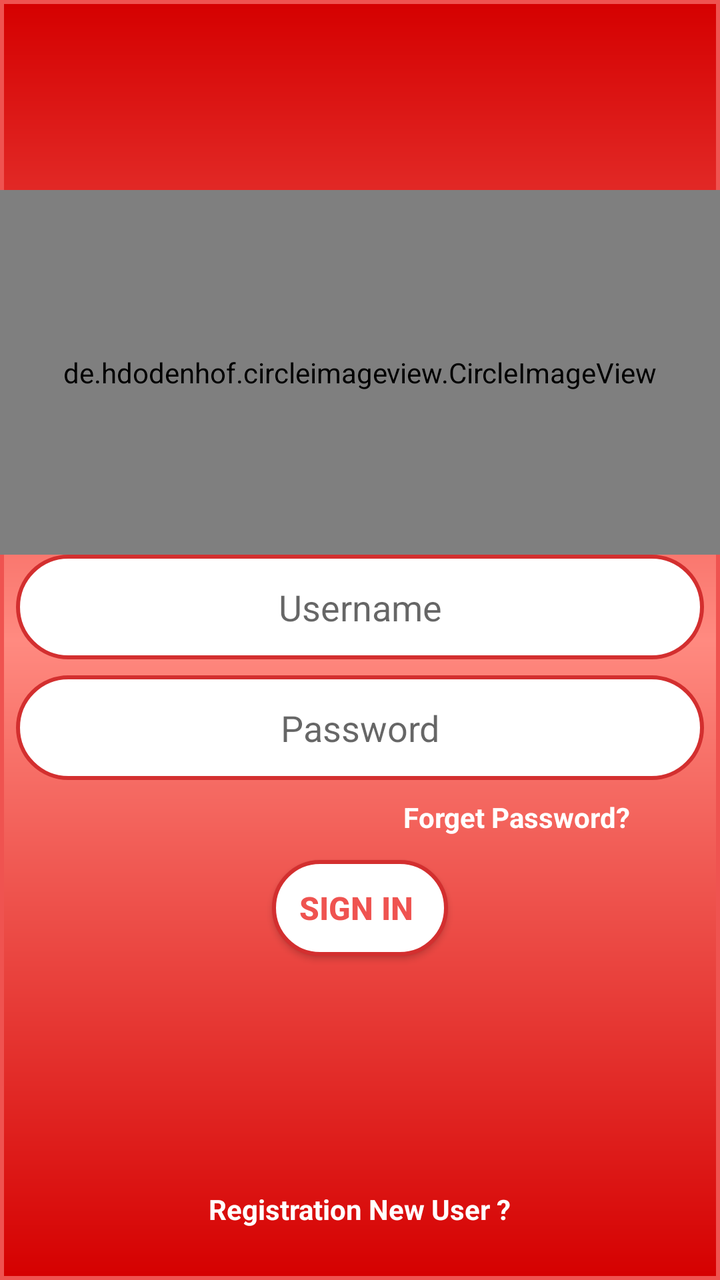
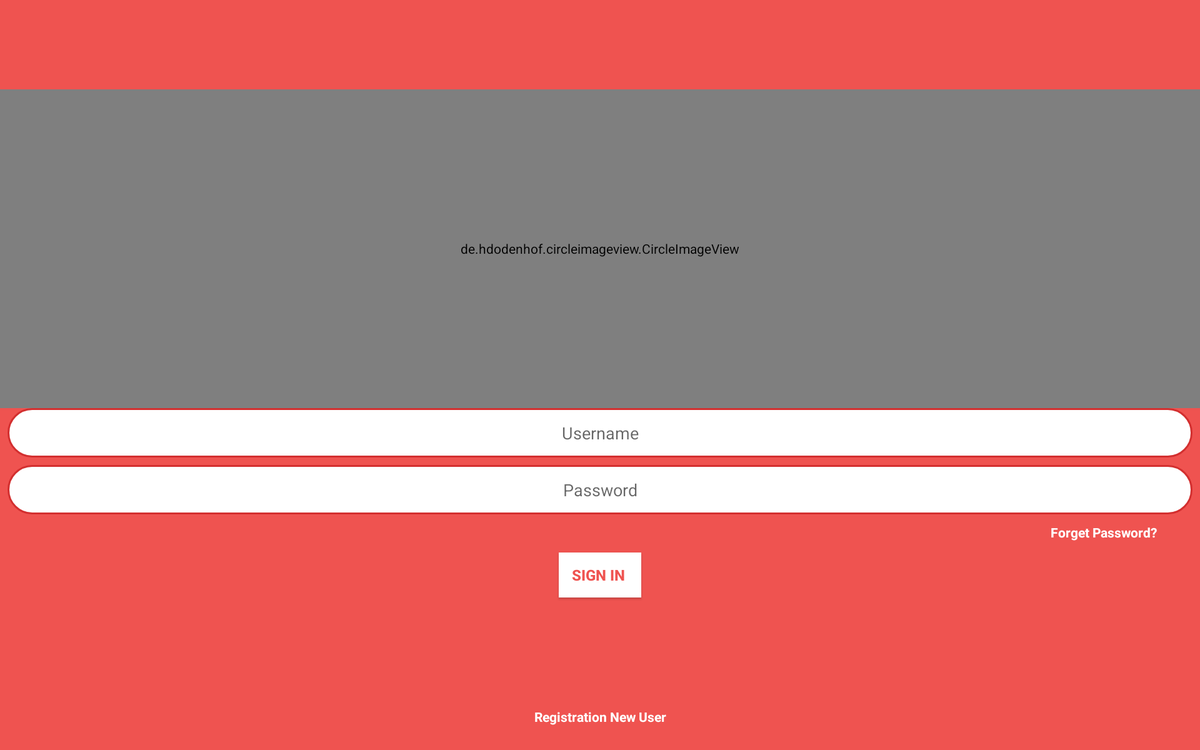

First picture: res/layout/ on a phone held upright. Second picture: the repository's own variant of that layout, on a device whose configuration matches the variant's folder. Source for both follows.
<!-- AndroidManifest.xml: application theme AppTheme -->
<!-- res/layout/activity_loginpage.xml -->
<?xml version="1.0" encoding="utf-8"?>
<android.support.constraint.ConstraintLayout xmlns:android="http://schemas.android.com/apk/res/android"
    xmlns:app="http://schemas.android.com/apk/res-auto"
    xmlns:tools="http://schemas.android.com/tools"
    android:layout_width="match_parent"
    android:layout_height="match_parent"
    android:background="@drawable/screen_color"
    tools:layout_editor_absoluteY="25dp"


    >

    <de.hdodenhof.circleimageview.CircleImageView
        android:id="@+id/imageview"
        android:layout_width="0dp"
        android:layout_height="0dp"
        android:layout_marginTop="95dp"
        android:src="@drawable/blood_500"
        app:layout_constraintBottom_toTopOf="@+id/ed_username"
        app:layout_constraintHorizontal_bias="0.0"
        app:layout_constraintLeft_toLeftOf="parent"
        app:layout_constraintRight_toRightOf="parent"
        app:layout_constraintTop_toTopOf="parent" />

    <EditText
        android:id="@+id/ed_username"
        android:layout_width="0dp"
        android:layout_height="wrap_content"
        android:layout_marginBottom="8dp"
        android:layout_marginEnd="8dp"
        android:layout_marginStart="8dp"
        android:background="@drawable/edit_background"
        android:gravity="center"
        android:hint="Username"
        android:inputType="textEmailAddress"
        android:padding="14dp"
        app:layout_constraintBottom_toTopOf="@+id/ed_password"
        app:layout_constraintEnd_toEndOf="parent"
        app:layout_constraintStart_toStartOf="parent"
        app:layout_constraintTop_toBottomOf="@+id/imageview" />

    <EditText
        android:id="@+id/ed_password"
        android:layout_width="0dp"
        android:layout_height="wrap_content"
        android:layout_marginBottom="9dp"
        android:layout_marginEnd="8dp"
        android:layout_marginStart="8dp"
        android:background="@drawable/edit_background"
        android:gravity="center"
        android:hint="Password"
        android:inputType="textPassword"
        android:padding="14dp"
        app:layout_constraintBottom_toTopOf="@+id/tv_forget"
        app:layout_constraintEnd_toEndOf="parent"
        app:layout_constraintStart_toStartOf="parent"
        app:layout_constraintTop_toBottomOf="@+id/ed_username" />

    <TextView
        android:id="@+id/tv_forget"
        android:layout_width="wrap_content"
        android:layout_height="wrap_content"
        android:layout_marginBottom="12dp"
        android:layout_marginEnd="37dp"
        android:text="Forget Password?"
        android:textColor="@color/white"
        android:textStyle="bold"
        app:layout_constraintBottom_toTopOf="@+id/bt_signin"
        app:layout_constraintEnd_toEndOf="@+id/ed_password"
        app:layout_constraintTop_toBottomOf="@+id/ed_password"
        android:layout_marginRight="37dp" />

    <Button
        android:id="@+id/bt_signin"
        android:layout_width="wrap_content"
        android:layout_height="wrap_content"
        android:layout_marginBottom="107dp"
        android:background="@drawable/edit_background"
        android:padding="10dp"
        android:text="Sign In "
        android:textColor="@color/red_400"
        android:textSize="16sp"
        android:textStyle="bold"
        app:layout_constraintBottom_toTopOf="@+id/tv_registration"
        app:layout_constraintEnd_toEndOf="parent"
        app:layout_constraintStart_toStartOf="parent"
        app:layout_constraintTop_toBottomOf="@+id/tv_forget" />

    <TextView

        android:id="@+id/tv_registration"
        android:layout_width="wrap_content"
        android:layout_height="wrap_content"
        android:layout_marginBottom="16dp"
        android:padding="10dp"
        android:text="Registration New User ?"
        android:textColor="@color/white"
        android:textSize="14sp"
        android:textStyle="bold"
        app:layout_constraintBottom_toBottomOf="parent"
        app:layout_constraintEnd_toEndOf="parent"
        app:layout_constraintStart_toStartOf="parent"
        app:layout_constraintTop_toBottomOf="@+id/bt_signin" />


</android.support.constraint.ConstraintLayout>
<!-- resources referenced by this layout -->
<resources>
  <color name="red_400">#EF5350</color>
  <color name="white">#ffffff</color>
  <!-- drawable blood_500: png bitmap (drawable-hdpi, 60813 bytes) -->
  <!-- drawable edit_background (drawable) -->
  <?xml version="1.0" encoding="utf-8"?>
  <selector xmlns:android="http://schemas.android.com/apk/res/android">
      <item>
          <shape android:shape="rectangle">
              <corners android:radius="50dp"/>
              <solid android:color="@color/white"/>
              <size android:height="35dp"/>
              <stroke android:color="@color/red_700"
                  android:width="2dp"/>
          </shape>
  
      </item>
  
  </selector>
  <!-- drawable screen_color (drawable) -->
  <?xml version="1.0" encoding="utf-8"?>
  <shape xmlns:android="http://schemas.android.com/apk/res/android"
      android:shape="rectangle">
  
      <solid android:color="@color/red_700"/>
      <stroke android:color="@color/red_400" android:width="2dp"/>
      <gradient android:angle="270"
          android:startColor="#D50000"
          android:endColor="#D50000"
          android:centerColor="#FF8A80"
          android:gradientRadius="@dimen/cardview_compat_inset_shadow"
          android:useLevel="false"
          />
  
  
  </shape>
  <style name="AppTheme" parent="Theme.AppCompat.Light.NoActionBar">
          
          <item name="colorPrimary">@color/red_400</item>
          <item name="colorPrimaryDark">@color/red_700</item>
          <item name="colorAccent">@color/colorAccent</item>
  
      </style>
  <color name="red_700">#D32F2F</color>
  <color name="colorAccent">#D32F2F</color>
</resources>
<!-- res/layout-xlarge/activity_loginpage.xml (the repository's variant of the layout above) -->
<!-- drawn on a large tablet held sideways -->
<?xml version="1.0" encoding="utf-8"?>
<android.support.constraint.ConstraintLayout xmlns:android="http://schemas.android.com/apk/res/android"
    xmlns:app="http://schemas.android.com/apk/res-auto"
    xmlns:tools="http://schemas.android.com/tools"
    android:layout_width="match_parent"
    android:layout_height="match_parent"
    android:background="@color/red_400"
    tools:layout_editor_absoluteY="25dp"


    >

    <de.hdodenhof.circleimageview.CircleImageView
        android:id="@+id/imageview"
        android:layout_width="0dp"
        android:layout_height="0dp"
        android:layout_marginTop="95dp"
        android:src="@mipmap/ic_launcher"
        app:layout_constraintBottom_toTopOf="@+id/editText3"
        app:layout_constraintHorizontal_bias="0.0"
        app:layout_constraintLeft_toLeftOf="parent"
        app:layout_constraintRight_toRightOf="parent"
        app:layout_constraintTop_toTopOf="parent" />

    <EditText
        android:id="@+id/editText3"
        android:layout_width="0dp"
        android:layout_height="wrap_content"
        android:layout_marginBottom="8dp"
        android:layout_marginEnd="8dp"
        android:layout_marginStart="8dp"
        android:background="@drawable/edit_background"
        android:gravity="center"
        android:hint="Username"
        android:inputType="textEmailAddress"
        android:padding="14dp"
        app:layout_constraintBottom_toTopOf="@+id/editText4"
        app:layout_constraintEnd_toEndOf="parent"
        app:layout_constraintStart_toStartOf="parent"
        app:layout_constraintTop_toBottomOf="@+id/imageview" />

    <EditText
        android:id="@+id/editText4"
        android:layout_width="0dp"
        android:layout_height="wrap_content"
        android:layout_marginBottom="9dp"
        android:layout_marginEnd="8dp"
        android:layout_marginStart="8dp"
        android:background="@drawable/edit_background"
        android:gravity="center"
        android:hint="Password"
        android:inputType="textPassword"
        android:padding="14dp"
        app:layout_constraintBottom_toTopOf="@+id/textView3"
        app:layout_constraintEnd_toEndOf="parent"
        app:layout_constraintStart_toStartOf="parent"
        app:layout_constraintTop_toBottomOf="@+id/editText3" />

    <TextView
        android:id="@+id/textView3"
        android:layout_width="wrap_content"
        android:layout_height="wrap_content"
        android:layout_marginBottom="12dp"
        android:layout_marginEnd="37dp"
        android:text="Forget Password?"
        android:textColor="@color/white"
        android:textStyle="bold"
        app:layout_constraintBottom_toTopOf="@+id/button2"
        app:layout_constraintEnd_toEndOf="@+id/editText4"
        app:layout_constraintTop_toBottomOf="@+id/editText4" />

    <Button
        android:id="@+id/button2"
        android:layout_width="wrap_content"
        android:layout_height="wrap_content"
        android:layout_marginBottom="107dp"
        android:background="@color/white"
        android:padding="10dp"
        android:text="Sign In "
        android:textColor="@color/red_400"
        android:textSize="16sp"
        android:textStyle="bold"
        app:layout_constraintBottom_toTopOf="@+id/textView4"
        app:layout_constraintEnd_toEndOf="parent"
        app:layout_constraintStart_toStartOf="parent"
        app:layout_constraintTop_toBottomOf="@+id/textView3" />

    <TextView

        android:id="@+id/textView4"
        android:layout_width="wrap_content"
        android:layout_height="wrap_content"
        android:layout_marginBottom="16dp"
        android:padding="10dp"
        android:text="Registration New User"
        android:textColor="@color/white"
        android:textSize="14sp"
        android:textStyle="bold"
        app:layout_constraintBottom_toBottomOf="parent"
        app:layout_constraintEnd_toEndOf="parent"
        app:layout_constraintStart_toStartOf="parent"
        app:layout_constraintTop_toBottomOf="@+id/button2" />


</android.support.constraint.ConstraintLayout>
<!-- resources referenced by the variant -->
<!-- as a large tablet held sideways resolves them -->
<resources>
  <color name="red_400">#EF5350</color>
  <color name="white">#ffffff</color>
  <!-- drawable edit_background (drawable) -->
  <?xml version="1.0" encoding="utf-8"?>
  <selector xmlns:android="http://schemas.android.com/apk/res/android">
      <item>
          <shape android:shape="rectangle">
              <corners android:radius="50dp"/>
              <solid android:color="@color/white"/>
              <size android:height="35dp"/>
              <stroke android:color="@color/red_700"
                  android:width="2dp"/>
          </shape>
  
      </item>
  
  </selector>
  <style name="AppTheme" parent="Theme.AppCompat.Light.NoActionBar">
          
          <item name="colorPrimary">@color/red_400</item>
          <item name="colorPrimaryDark">@color/red_700</item>
          <item name="colorAccent">@color/colorAccent</item>
  
      </style>
  <color name="red_700">#D32F2F</color>
  <color name="colorAccent">#D32F2F</color>
</resources>
